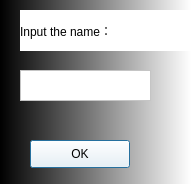
<?xml version="1.0" encoding="UTF-8"?>
<ui version="4.0">
 <class>Dialog</class>
 <widget class="QDialog" name="Dialog">
  <property name="geometry">
   <rect>
    <x>0</x>
    <y>0</y>
    <width>191</width>
    <height>184</height>
   </rect>
  </property>
  <property name="windowTitle">
   <string>Dialog</string>
  </property>
  <property name="styleSheet">
   <string notr="true">background-color: qlineargradient(spread:pad, x1:0, y1:0, x2:1, y2:0, stop:0 rgba(0, 0, 0, 255), stop:1 rgba(255, 255, 255, 255));</string>
  </property>
  <widget class="QPushButton" name="pushButton">
   <property name="geometry">
    <rect>
     <x>30</x>
     <y>140</y>
     <width>100</width>
     <height>28</height>
    </rect>
   </property>
   <property name="styleSheet">
    <string notr="true">background-color: rgb(255, 255, 255)</string>
   </property>
   <property name="text">
    <string>OK</string>
   </property>
  </widget>
  <widget class="QTextEdit" name="textEdit">
   <property name="geometry">
    <rect>
     <x>20</x>
     <y>70</y>
     <width>131</width>
     <height>31</height>
    </rect>
   </property>
   <property name="styleSheet">
    <string notr="true">background-color: rgb(255, 255, 255);</string>
   </property>
   <property name="html">
    <string>&lt;!DOCTYPE HTML PUBLIC &quot;-//W3C//DTD HTML 4.0//EN&quot; &quot;http://www.w3.org/TR/REC-html40/strict.dtd&quot;&gt;
&lt;html&gt;&lt;head&gt;&lt;meta name=&quot;qrichtext&quot; content=&quot;1&quot; /&gt;&lt;style type=&quot;text/css&quot;&gt;
p, li { white-space: pre-wrap; }
&lt;/style&gt;&lt;/head&gt;&lt;body style=&quot; font-family:'Ubuntu'; font-size:11pt; font-weight:400; font-style:normal;&quot;&gt;
&lt;p style=&quot;-qt-paragraph-type:empty; margin-top:0px; margin-bottom:0px; margin-left:0px; margin-right:0px; -qt-block-indent:0; text-indent:0px; font-size:13pt;&quot;&gt;&lt;br /&gt;&lt;/p&gt;&lt;/body&gt;&lt;/html&gt;</string>
   </property>
  </widget>
  <widget class="QLabel" name="label">
   <property name="geometry">
    <rect>
     <x>20</x>
     <y>10</y>
     <width>171</width>
     <height>41</height>
    </rect>
   </property>
   <property name="styleSheet">
    <string notr="true">background-color: rgb(255, 255, 255)</string>
   </property>
   <property name="text">
    <string>Input the name：</string>
   </property>
  </widget>
 </widget>
 <resources/>
 <connections/>
</ui>
